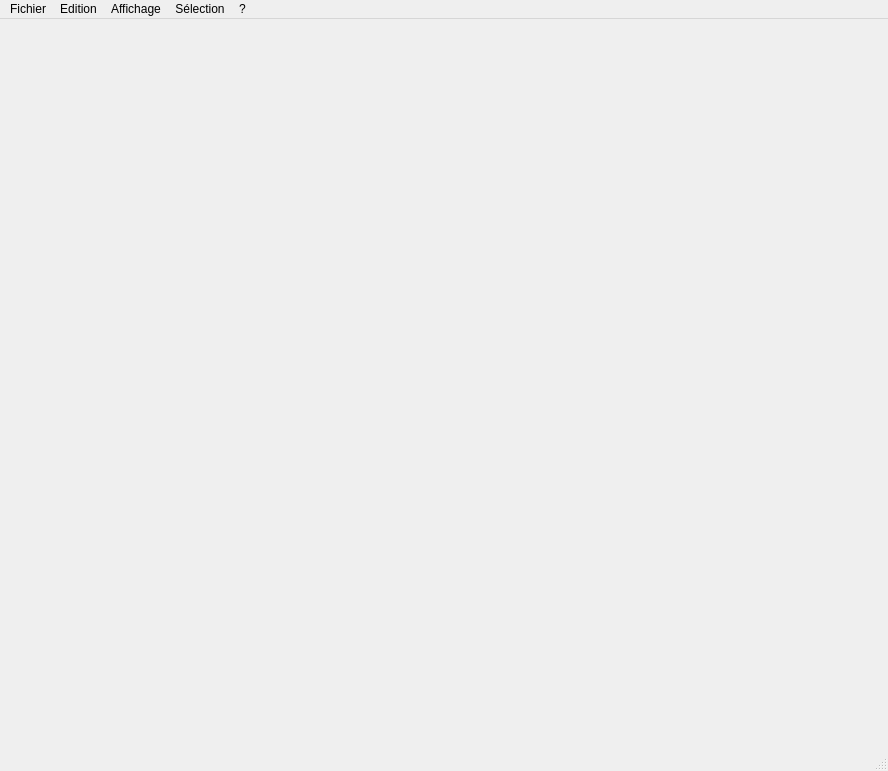
<?xml version="1.0" encoding="UTF-8"?>
<ui version="4.0">
 <class>MainWindow</class>
 <widget class="QMainWindow" name="MainWindow">
  <property name="geometry">
   <rect>
    <x>0</x>
    <y>0</y>
    <width>888</width>
    <height>771</height>
   </rect>
  </property>
  <property name="sizePolicy">
   <sizepolicy hsizetype="Maximum" vsizetype="Maximum">
    <horstretch>0</horstretch>
    <verstretch>0</verstretch>
   </sizepolicy>
  </property>
  <property name="windowTitle">
   <string>Automatisation des dessins de chaine de PCL</string>
  </property>
  <property name="windowIcon">
   <iconset>
    <normaloff>Icons/cat.jpg</normaloff>Icons/cat.jpg</iconset>
  </property>
  <widget class="QWidget" name="centralWidget">
   <property name="sizePolicy">
    <sizepolicy hsizetype="Preferred" vsizetype="Preferred">
     <horstretch>1</horstretch>
     <verstretch>1</verstretch>
    </sizepolicy>
   </property>
   <property name="autoFillBackground">
    <bool>false</bool>
   </property>
   <layout class="QGridLayout" name="gridLayout">
    <item row="0" column="0">
     <layout class="QVBoxLayout" name="verticalLayout"/>
    </item>
   </layout>
  </widget>
  <widget class="QMenuBar" name="menuBar">
   <property name="geometry">
    <rect>
     <x>0</x>
     <y>0</y>
     <width>888</width>
     <height>21</height>
    </rect>
   </property>
   <widget class="QMenu" name="menuFichier">
    <property name="title">
     <string>Fichier</string>
    </property>
    <widget class="QMenu" name="menuFichiers_ouverts_r_cemment">
     <property name="title">
      <string>Fichiers ouverts récemment</string>
     </property>
    </widget>
    <addaction name="actionNouveau"/>
    <addaction name="actionOuvrir_fichier_PCL_ou_XML"/>
    <addaction name="separator"/>
    <addaction name="actionSauvegarder_XML"/>
    <addaction name="actionSauvegarder_XML_sous"/>
    <addaction name="actionSauvegarder_tous_les_DDC_ouverts"/>
    <addaction name="actionSauvegarder_Image"/>
    <addaction name="actionCopier_l_image_dans_le_presse_papier"/>
    <addaction name="actionExport_en_CSV"/>
    <addaction name="actionExporter_au_format_PDF"/>
    <addaction name="actionImprimer"/>
    <addaction name="actionImprimer_la_s_lection"/>
    <addaction name="separator"/>
    <addaction name="menuFichiers_ouverts_r_cemment"/>
    <addaction name="actionMont_e_de_version"/>
    <addaction name="separator"/>
    <addaction name="actionRestaurer_le_dernier_fichier_modifi"/>
    <addaction name="actionQuitter"/>
   </widget>
   <widget class="QMenu" name="menuEdition">
    <property name="title">
     <string>Edition</string>
    </property>
    <addaction name="actionAnnuler"/>
    <addaction name="actionR_tablir"/>
    <addaction name="actionAligner"/>
    <addaction name="actionCopier_dans_le_presse_papier"/>
    <addaction name="actionCouper_dans_le_presse_papier"/>
    <addaction name="actionDupliquer_la_s_lection"/>
    <addaction name="actionColler_le_contenu_du_presse_papier"/>
    <addaction name="actionRechercher"/>
    <addaction name="separator"/>
    <addaction name="actionAjouter_un_Step"/>
    <addaction name="actionAjouter_un_fichier"/>
    <addaction name="actionAjouter_une_fonction_pacbase"/>
    <addaction name="actionAjouter_un_noeud_condition"/>
    <addaction name="actionAjouter_un_noeud_personnalis"/>
    <addaction name="separator"/>
    <addaction name="actionPr_f_rences"/>
    <addaction name="actionTrier"/>
    <addaction name="actionTrier_la_s_l_ction"/>
    <addaction name="actionMise_jour_des_liens"/>
   </widget>
   <widget class="QMenu" name="menuAffichage">
    <property name="title">
     <string>Affichage</string>
    </property>
    <widget class="QMenu" name="menuType_de_liens">
     <property name="title">
      <string>Type de liens</string>
     </property>
     <addaction name="actionDirects"/>
     <addaction name="actionCourbes"/>
     <addaction name="actionLignes_droites"/>
    </widget>
    <addaction name="actionZoomOut"/>
    <addaction name="actionZoomIn"/>
    <addaction name="actionZoom_100"/>
    <addaction name="actionZoom_fen_tre"/>
    <addaction name="actionAfficher_la_grille"/>
    <addaction name="separator"/>
    <addaction name="actionAfficher_les_ancres"/>
    <addaction name="actionAfficher_les_DDName_sur_les_liens"/>
    <addaction name="actionCacher_les_SYSIN"/>
    <addaction name="actionCacher_les_conditions"/>
    <addaction name="separator"/>
    <addaction name="menuType_de_liens"/>
    <addaction name="separator"/>
    <addaction name="actionCacher_les_liens_entre_noeuds"/>
    <addaction name="actionCacher_la_classe_des_DCLF"/>
    <addaction name="actionCacher_le_nom_des_steps"/>
    <addaction name="separator"/>
    <addaction name="actionCacher_le_titre"/>
    <addaction name="actionMettre_le_titre_en_haut"/>
   </widget>
   <widget class="QMenu" name="menuS_lection">
    <property name="title">
     <string>Sélection</string>
    </property>
    <addaction name="actionMode_s_lection"/>
    <addaction name="actionActiver_la_s_lection_par_branche"/>
    <addaction name="separator"/>
    <addaction name="actionModifier_la_couleur_des_noeuds_s_lectionn_s"/>
    <addaction name="actionR_initialiser_la_couleur_des_noeuds_s_lectionn_s"/>
    <addaction name="actionTrier_la_s_lection"/>
    <addaction name="actionSupprimer_la_s_lection"/>
   </widget>
   <widget class="QMenu" name="menuHelp">
    <property name="title">
     <string>?</string>
    </property>
    <addaction name="actionOuvrir_la_documentation"/>
   </widget>
   <addaction name="menuFichier"/>
   <addaction name="menuEdition"/>
   <addaction name="menuAffichage"/>
   <addaction name="menuS_lection"/>
   <addaction name="menuHelp"/>
  </widget>
  <widget class="QStatusBar" name="statusBar"/>
  <action name="actionNouveau">
   <property name="text">
    <string>Nouveau</string>
   </property>
  </action>
  <action name="actionOuvrir_fichier_PCL_ou_XML">
   <property name="text">
    <string>Ouvrir</string>
   </property>
  </action>
  <action name="actionSauvegarder_XML">
   <property name="text">
    <string>Sauvegarder DDC</string>
   </property>
  </action>
  <action name="actionSauvegarder_XML_sous">
   <property name="text">
    <string>Sauvegarder DDC sous...</string>
   </property>
  </action>
  <action name="actionSauvegarder_Image">
   <property name="text">
    <string>Sauvegarder Image </string>
   </property>
  </action>
  <action name="actionRestaurer_le_dernier_fichier_modifi">
   <property name="text">
    <string>Restaurer le dernier fichier modifié</string>
   </property>
  </action>
  <action name="actionQuitter">
   <property name="text">
    <string>Quitter</string>
   </property>
  </action>
  <action name="actionMode_s_lection">
   <property name="text">
    <string>Mode sélection</string>
   </property>
  </action>
  <action name="actionActiver_la_s_lection_par_branche">
   <property name="text">
    <string>Activer la sélection par branche</string>
   </property>
  </action>
  <action name="actionEtendre_les_branches_aux_noeuds_isol_s">
   <property name="enabled">
    <bool>false</bool>
   </property>
   <property name="text">
    <string>Etendre les branches aux noeuds isolés</string>
   </property>
  </action>
  <action name="actionSupprimer_la_s_lection">
   <property name="text">
    <string>Supprimer la sélection</string>
   </property>
  </action>
  <action name="actionZoom_100">
   <property name="text">
    <string>Zoom 100%</string>
   </property>
  </action>
  <action name="actionZoom_fen_tre">
   <property name="text">
    <string>Zoom fenêtre</string>
   </property>
  </action>
  <action name="actionAfficher_les_ancres">
   <property name="text">
    <string>Afficher les ancres des liens</string>
   </property>
  </action>
  <action name="actionAfficher_les_DDName_sur_les_liens">
   <property name="text">
    <string>Afficher les DDName sur les liens</string>
   </property>
  </action>
  <action name="actionCacher_la_classe_des_DCLF">
   <property name="text">
    <string>Cacher la classe des fichiers</string>
   </property>
  </action>
  <action name="actionCacher_le_nom_des_steps">
   <property name="text">
    <string>Cacher le nom des étapes</string>
   </property>
  </action>
  <action name="actionCacher_les_SYSIN">
   <property name="text">
    <string>Cacher les cartes Data</string>
   </property>
  </action>
  <action name="actionCacher_les_conditions">
   <property name="text">
    <string>Cacher les conditions</string>
   </property>
  </action>
  <action name="actionCacher_le_titre">
   <property name="text">
    <string>Cacher le titre</string>
   </property>
  </action>
  <action name="actionMettre_le_titre_en_haut">
   <property name="text">
    <string>Mettre le titre en haut</string>
   </property>
  </action>
  <action name="actionAnnuler">
   <property name="text">
    <string>Annuler</string>
   </property>
  </action>
  <action name="actionMettre_jour">
   <property name="text">
    <string>Mettre à jour</string>
   </property>
  </action>
  <action name="actionAligner">
   <property name="text">
    <string>Aligner</string>
   </property>
  </action>
  <action name="actionAjouter_un_Step">
   <property name="text">
    <string>Ajouter une étape</string>
   </property>
  </action>
  <action name="actionAjouter_un_fichier">
   <property name="text">
    <string>Ajouter un fichier</string>
   </property>
  </action>
  <action name="actionAjouter_un_noeud_personnalis">
   <property name="text">
    <string>Ajouter un noeud personnalisé</string>
   </property>
  </action>
  <action name="actionDirects">
   <property name="text">
    <string>Directs</string>
   </property>
  </action>
  <action name="actionCourbes">
   <property name="text">
    <string>Courbes</string>
   </property>
  </action>
  <action name="actionLignes_droites">
   <property name="text">
    <string>Lignes droites</string>
   </property>
  </action>
  <action name="actionCacher_les_liens_entre_noeuds">
   <property name="text">
    <string>Cacher les liens entre fichiers</string>
   </property>
  </action>
  <action name="actionPr_f_rences">
   <property name="text">
    <string>Préférences</string>
   </property>
  </action>
  <action name="actionZoomIn">
   <property name="text">
    <string>Zoom +</string>
   </property>
  </action>
  <action name="actionZoomOut">
   <property name="text">
    <string>Zoom -</string>
   </property>
  </action>
  <action name="actionExport_en_CSV">
   <property name="text">
    <string>Exporter au format CSV</string>
   </property>
  </action>
  <action name="actionSauvegarder_tous_les_DDC_ouverts">
   <property name="text">
    <string>Sauvegarder tous les DDC ouverts</string>
   </property>
  </action>
  <action name="actionAjouter_une_fonction_pacbase">
   <property name="text">
    <string>Ajouter une fonction</string>
   </property>
  </action>
  <action name="actionCopier_dans_le_presse_papier">
   <property name="text">
    <string>Copier la séléction</string>
   </property>
  </action>
  <action name="actionColler_le_contenu_du_presse_papier">
   <property name="text">
    <string>Coller le contenu du presse-papier</string>
   </property>
  </action>
  <action name="actionMont_e_de_version">
   <property name="text">
    <string>Montée de version (PCL)</string>
   </property>
  </action>
  <action name="actionTrier">
   <property name="text">
    <string>Trier tous les noeuds</string>
   </property>
  </action>
  <action name="actionAjouter_un_noeud_condition">
   <property name="enabled">
    <bool>false</bool>
   </property>
   <property name="text">
    <string>Ajouter un noeud condition</string>
   </property>
   <property name="visible">
    <bool>false</bool>
   </property>
  </action>
  <action name="actionCouper_dans_le_presse_papier">
   <property name="text">
    <string>Couper la séléction</string>
   </property>
  </action>
  <action name="actionDupliquer_la_s_lection">
   <property name="text">
    <string>Dupliquer la sélection</string>
   </property>
  </action>
  <action name="actionCopier_l_image_dans_le_presse_papier">
   <property name="text">
    <string>Copier dans le presse papier</string>
   </property>
  </action>
  <action name="actionFichiers_r_cents">
   <property name="text">
    <string>Fichiers récents</string>
   </property>
  </action>
  <action name="actionRechercher">
   <property name="text">
    <string>Rechercher...</string>
   </property>
  </action>
  <action name="actionTrier_la_s_l_ction">
   <property name="text">
    <string>Trier la séléction</string>
   </property>
  </action>
  <action name="actionImprimer">
   <property name="text">
    <string>Imprimer</string>
   </property>
  </action>
  <action name="actionImprimer_la_s_lection">
   <property name="text">
    <string>Imprimer la sélection</string>
   </property>
  </action>
  <action name="actionTrier_la_s_lection">
   <property name="text">
    <string>Trier la sélection</string>
   </property>
  </action>
  <action name="actionModifier_la_couleur_des_noeuds_s_lectionn_s">
   <property name="text">
    <string>Modifier la couleur des noeuds sélectionnés</string>
   </property>
  </action>
  <action name="actionExporter_au_format_PDF">
   <property name="text">
    <string>Exporter au format PDF</string>
   </property>
  </action>
  <action name="actionAfficher_la_grille">
   <property name="text">
    <string>Afficher la grille</string>
   </property>
  </action>
  <action name="actionR_initialiser_la_couleur_des_noeuds_s_lectionn_s">
   <property name="text">
    <string>Réinitialiser la couleur des noeuds sélectionnés</string>
   </property>
  </action>
  <action name="actionR_tablir">
   <property name="text">
    <string>Rétablir</string>
   </property>
  </action>
  <action name="actionOuvrir_la_documentation">
   <property name="text">
    <string>Ouvrir la documentation</string>
   </property>
  </action>
  <action name="actionE">
   <property name="text">
    <string>e</string>
   </property>
  </action>
  <action name="actionPacBaseas">
   <property name="text">
    <string>PacBase</string>
   </property>
  </action>
  <action name="actionMise_jour_des_liens">
   <property name="text">
    <string>Mise à jour des liens</string>
   </property>
  </action>
 </widget>
 <layoutdefault spacing="6" margin="11"/>
 <resources/>
 <connections/>
</ui>
